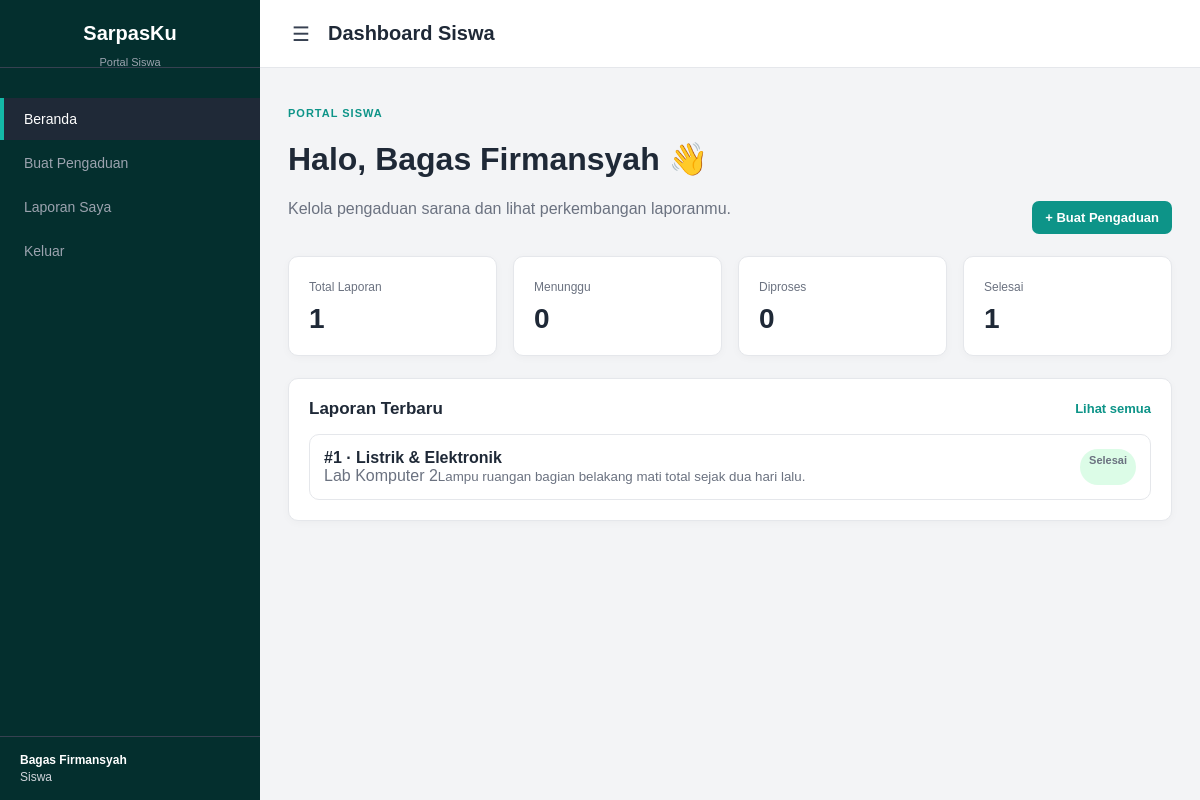
Screenshot of /view/user/dashboard.php (signed in) with the database file from the repository.
### tables this page shows
CREATE TABLE `siswa` (
  `nis` varchar(10) NOT NULL,
  `nama` varchar(50) NOT NULL,
  `kelas` varchar(10) NOT NULL,
  `password` varchar(255) NOT NULL,
  `created_at` timestamp NOT NULL DEFAULT current_timestamp()
);

CREATE TABLE `aspirasi` (
  `id_aspirasi` int(11) NOT NULL,
  `nis` varchar(10) NOT NULL,
  `id_kategori` int(11) NOT NULL,
  `id_admin` int(11) DEFAULT NULL,
  `lokasi` varchar(50) NOT NULL,
  `keterangan` varchar(255) NOT NULL,
  `status` enum('Menunggu','Proses','Selesai') NOT NULL DEFAULT 'Menunggu',
  `feedback` varchar(255) DEFAULT NULL,
  `tanggal` datetime DEFAULT current_timestamp(),
  `updated_at` datetime DEFAULT current_timestamp() ON UPDATE current_timestamp()
);

CREATE TABLE `kategori` (
  `id_kategori` int(11) NOT NULL,
  `nama_kategori` varchar(50) NOT NULL,
  `ket_kategori` varchar(255) NOT NULL
);

### config/database.php (called while the page is built, shortened)
<?php
$server = 'localhost';
$username = 'root';
$pass = '';
$database = 'sarpasku_db';
$conn = mysqli_connect($server, $username, $pass, $database);
mysqli_set_charset($conn, 'utf8mb4');
function e($value) { return htmlspecialchars((string)$value, ENT_QUOTES, 'UTF-8'); }
function current_user() {
    global $conn;
    if ($_SESSION['role'] === 'siswa' && !empty($_SESSION['nis'])) {
        $st=mysqli_prepare($conn,'SELECT nis,nama,kelas FROM siswa WHERE nis=?'); mysqli_stmt_bind_param($st,'s',$_SESSION['nis']); mysqli_stmt_execute($st); $r=mysqli_stmt_get_result($st); $u=mysqli_fetch_assoc($r); mysqli_stmt_close($st); return $u;
    }
    return null;
}

### view/user/dashboard.php (the view, shortened to what this page needs)
<?php
require_once __DIR__ . '/../../config/database.php';
$user=current_user();
$stats=['total'=>0,'menunggu'=>0,'proses'=>0,'selesai'=>0];
$st=mysqli_prepare($conn,'SELECT status,COUNT(*) jumlah FROM aspirasi WHERE nis=? GROUP BY status'); mysqli_stmt_bind_param($st,'s',$user['nis']); mysqli_stmt_execute($st); $r=mysqli_stmt_get_result($st); while($x=mysqli_fetch_assoc($r)){ $stats['total']+=(int)$x['jumlah']; $k=strtolower($x['status']); if(isset($stats[$k]))$stats[$k]=(int)$x['jumlah']; } mysqli_stmt_close($st);
$st=mysqli_prepare($conn,'SELECT a.id_aspirasi,a.lokasi,a.keterangan,a.status,a.tanggal,k.nama_kategori FROM aspirasi a LEFT JOIN kategori k ON k.id_kategori=a.id_kategori WHERE a.nis=? ORDER BY a.tanggal DESC LIMIT 5'); mysqli_stmt_bind_param($st,'s',$user['nis']); mysqli_stmt_execute($st); $r=mysqli_stmt_get_result($st);
?>
<!doctype html><html lang="id"><head><meta charset="utf-8"><meta name="viewport" content="width=device-width,initial-scale=1"><title>Dashboard Siswa</title><link rel="stylesheet" href="../../assets/admin.css"></head><body>
<aside class="sidebar" id="sidebar"><div class="sidebar-header">SarpasKu</div><div class="sidebar-sub">Portal Siswa</div><ul>
<li><a href="dashboard.php" class="active">Beranda</a></li>
<li><a href="buat_pengaduan.php" class="">Buat Pengaduan</a></li>
<li><a href="laporan_saya.php" class="">Laporan Saya</a></li>
<li><a href="../../logout.php">Keluar</a></li>
</ul><div class="admin-user"><strong><?=e($user["nama"]??"Siswa")?></strong>Siswa</div></aside>
<div class="main-content">
<header class="topbar"><label for="menuToggle" class="menu-icon">&#9776;</label><h1>Dashboard Siswa</h1></header>
<main class="content-area">
<div class="heading"><div><p class="eyebrow">Portal Siswa</p><h1>Halo, <?=e($user['nama'])?> 👋</h1><p class="muted">Kelola pengaduan sarana dan lihat perkembangan laporanmu.</p></div><a class="btn" href="buat_pengaduan.php">+ Buat Pengaduan</a></div>
<div class="grid">
<div class="card stat"><span>Total Laporan</span><strong><?=$stats['total']?></strong></div>
<div class="card stat"><span>Menunggu</span><strong><?=$stats['menunggu']?></strong></div>
<div class="card stat"><span>Diproses</span><strong><?=$stats['proses']?></strong></div>
<div class="card stat"><span>Selesai</span><strong><?=$stats['selesai']?></strong></div>
</div>
<section class="panel"><div class="panel-head"><h2>Laporan Terbaru</h2><a href="laporan_saya.php">Lihat semua</a></div>
<div class="list"><?php while($a=mysqli_fetch_assoc($r)): ?><a class="item" href="detail_laporan.php?id=<?=(int)$a['id_aspirasi']?>"><div><b>#<?=(int)$a['id_aspirasi']?> · <?=e($a['nama_kategori'])?></b><span><?=e($a['lokasi'])?></span><small><?=e($a['keterangan'])?></small></div><span class="badge <?=strtolower($a['status'])?>"><?=e($a['status'])?></span></a><?php endwhile; mysqli_stmt_close($st); ?></div>
</section>
</main></div>
</body></html>

### assets/admin.css (style rules this page uses)
* { box-sizing:border-box }
body { margin:0;font-family:Arial,sans-serif;background:#f3f4f6;color:#1f2937 }
.sidebar { width:260px;background:#042f2e;color:#fff;height:100vh;position:fixed;left:0;top:0;z-index:1000;display:flex;flex-direction:column;transition:transform .25s ease }
.sidebar-header { padding:22px 20px;font-size:20px;font-weight:700;text-align:center;border-bottom:1px solid #374151 }
.sidebar-sub { font-size:11px;color:#9ca3af;text-align:center;margin-top:-12px;padding-bottom:18px }
.sidebar ul { list-style:none;padding:10px 0;margin:0 }
.sidebar li { margin:2px 0 }
.sidebar a { display:block;padding:13px 20px;color:#9ca3af;text-decoration:none;border-left:4px solid transparent;font-size:14px }
.sidebar a:hover,.sidebar a.active { background:#1f2937;color:#fff;border-left-color:#14b8a6 }
.admin-user { margin-top:auto;padding:16px 20px;border-top:1px solid #374151;font-size:12px;color:#d1d5db }
.admin-user strong { display:block;color:#fff;margin-bottom:3px }
.main-content { margin-left:260px;min-height:100vh;transition:margin-left .25s ease }
.topbar { height:68px;background:#fff;border-bottom:1px solid #e5e7eb;display:flex;align-items:center;gap:14px;padding:0 28px }
.topbar h1 { font-size:20px;margin:0 }
.menu-icon { font-size:20px;line-height:1;color:#374151;cursor:pointer;background:none;border:0;padding:4px }
.content-area { padding:28px;max-width:1400px;margin:auto }
.heading { display:flex;justify-content:space-between;gap:20px;align-items:end;margin-bottom:22px }
.eyebrow { font-size:11px;text-transform:uppercase;letter-spacing:1px;color:#0d9488;font-weight:700 }
.muted { color:#6b7280 }
.grid { display:grid;grid-template-columns:repeat(4,1fr);gap:16px;margin-bottom:22px }
.card,.panel { background:#fff;border:1px solid #e5e7eb;border-radius:10px;padding:20px;box-shadow:0 2px 8px #00000008 }
.stat span { font-size:12px;color:#6b7280 }
.stat strong { display:block;font-size:28px;margin-top:8px }
.panel { margin-bottom:20px }
.panel-head { display:flex;justify-content:space-between;align-items:center;margin-bottom:15px }
.panel h3,.panel h2 { margin:0;font-size:17px }
.panel-head a { color:#0d9488;text-decoration:none;font-size:13px;font-weight:700 }
.btn { display:inline-block;padding:9px 13px;border-radius:7px;background:#0d9488;color:#fff;text-decoration:none;border:0;font-weight:700;cursor:pointer;font-size:13px }
.badge { display:inline-block;padding:5px 9px;border-radius:999px;font-size:11px;font-weight:700;white-space:nowrap }
.selesai { background:#dcfce7;color:#166534 }
.list { display:grid;gap:10px }
.item { display:flex;justify-content:space-between;gap:15px;padding:14px;border:1px solid #e5e7eb;border-radius:10px;text-decoration:none;color:inherit;background:#fff }
.item b { display:block }
.item small,.item span { color:#6b7280 }

### rows the page displays
siswa: nama "Bagas Firmansyah"
aspirasi: id_aspirasi "1", id_kategori.nama_kategori "Listrik & Elektronik", lokasi "Lab Komputer 2", keterangan "Lampu ruangan bagian belakang mati total sejak dua hari lalu.", status "Selesai"

### other values shown
$stats['total'] "1"
$stats['menunggu'] "0"
$stats['proses'] "0"
$stats['selesai'] "1"
